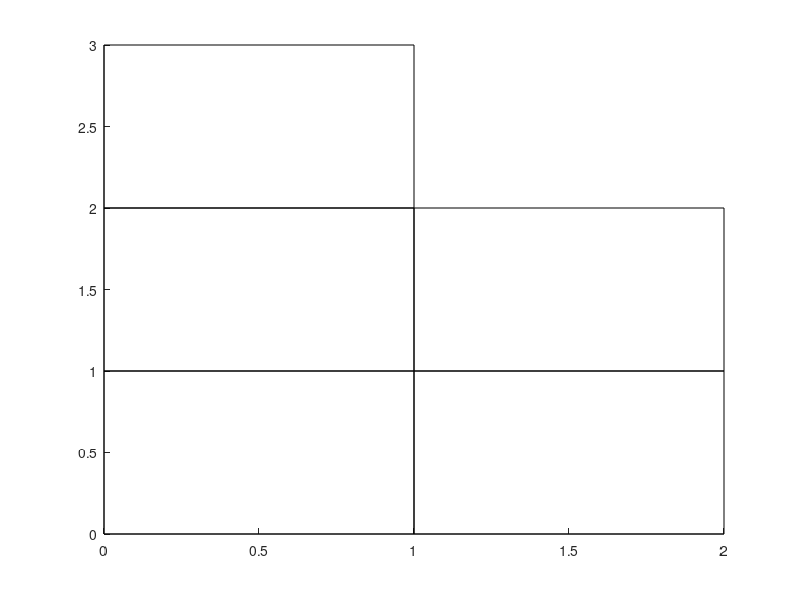

This chart was generated by the following MATLAB code: (Note: this script raises an error after producing the figure.)
clear
R = -0.04;
r = 0.9;
a = 0.001;
e = 0.7;
A = ["U","L","D","R"];
terminal = [4,3];
w0 = 0;
w1 = 0;
w2 = 0;
w3 = 0;
s = [1,1];
for t = 1:1000
    sp = [s(1),s(2) + 1;s(1) - 1,s(2);s(1),s(2) - 1;s(1) + 1,s(2)];
    for i = 1:4
        if (sp(i,1) == 2 && sp(i,2) == 2)
            sp(i,1:2) = s;
        end
        if (sp(i,1) > 4 || sp(i,2) > 3 || sp(i,1) < 1 || sp(i,2) < 1)
            sp(i,1:2) = s;
        end
    end
    Q = w0 + w1 * s(1) + w2 * s(2) + w3 * norm(terminal - s);
    Qp = zeros(1,4);
    for i = 1:4
        Qp(i) = w0 + w1 * sp(i,1) + w2 * sp(i,2) + w3 * norm(terminal - sp(i)); 
    end
    x = randi([1,10],1,1);
    b = 0;
    if (x <= 7)
        p = find(Qp == max(Qp));
        y = randi([1,length(p)],1,1);
        b = p(y);
    end
    if (x > 7)
        b = randi([1,4],1,1);
    end
    if (sp(b,1) == 4 && sp(b,2) == 3)
        d = a * (1 + r * Qp(b) - Q);
    end
    if (sp(b,1) == 4 && sp(b,2) == 2)
        d = a * (-1 + r * Qp(b) - Q);
    end
    if ((sp(b,1) ~= 4 && sp(b,2) ~= 2) || (sp(b,1) ~= 4 && sp(b,2) ~= 3))
        d = a * (-0.1 + r * Qp(b) - Q);
    end
    if (s(1) ~= 4 && s(2) ~= 3)
        w0 = w0 + d;
        w1 = w1 + d * s(1);
        w2 = w2 + d * s(2);
        w3 = w3 + d * norm(terminal - s);
    end
    figure(1)
    clf;
    theta = 0:0.1:2 * pi + 0.1;
    for i = 0:3
        for j = 0:2
            h = rectangle('Position',[i,j,1,1]);
            if((i == 1) && (j == 1))
              h.FaceColor = 'k';
            end
            hold on;
        end
    end
    circle1 = s(1) - 1 + 0.5 + 0.1 * cos(theta);
    circle2 = s(2) - 1 + 0.5 + 0.1 * sin(theta);
    plot(circle1,circle2,'k');
    text(s(1) - 1 + 0.2,s(2) - 0.1,num2str(Qp(1)));
    text(s(1) - 1 - 0.2,s(2) - 1 + 0.5,num2str(Qp(2)));
    text(s(1) - 1 + 0.2,s(2) - 0.9,num2str(Qp(3)));
    text(s(1) - 1 + 0.8,s(2) - 1 + 0.5,num2str(Qp(1)));
    text(s(1) - 0.5,s(2) - 0.5,A(b));
    text(0,-0.1,"w0: " + num2str(w0));
    text(0,-0.3,"w1: " + num2str(w1));
    text(1,-0.1,"w2: " + num2str(w2));
    text(1,-0.3,"w3: " + num2str(w3));
    box off;
    axis off;
    pause(0.1);
    if ((s(1) == 4 && s(2) == 3) || (s(1) == 4 && s(2) == 2))
        s = [1,1];
    else
        s = sp(b,:);
    end
end